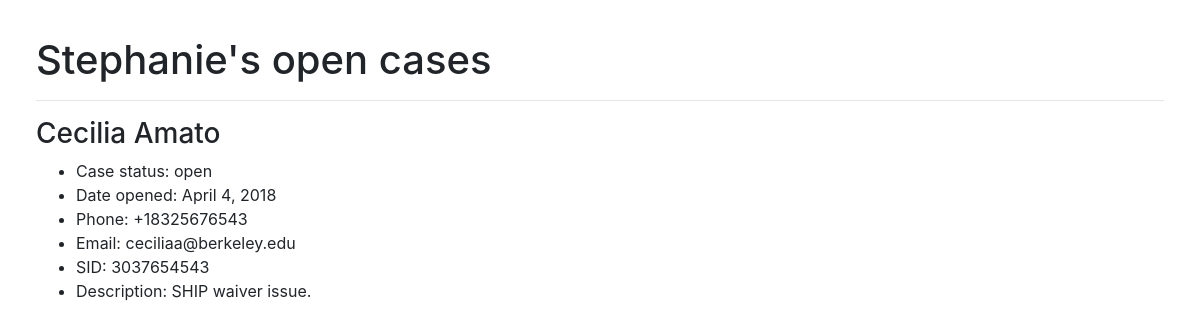
The page /stephanie/ (signed in) on the database its author committed.
### cases/models.py (models this page shows, shortened)
class Person(models.Model):
    division = models.CharField(
        max_length=3,
        choices=DIVISION_CHOICES,
        default=ACADEMIC,
    )
    name = models.CharField(max_length=30)
    slug = models.SlugField(max_length=30, default="")
    account = models.OneToOneField(
        User, on_delete=models.CASCADE, blank=True, null=True)
    class Meta:
        verbose_name = 'Caseworker'

class Case(models.Model):
    client_name = models.CharField(max_length=30)
    client_email = models.EmailField(default="")
    client_phone = PhoneNumberField(default="")
    client_SID = models.CharField(max_length=10, default="")
    incident_description = models.TextField(default="")
    open_date = models.DateField('date case was opened', auto_now_add=True)
    close_date = models.DateField(
        'date case was closed', default=None, blank=True, null=True)
    caseworker = models.ForeignKey(
        Person, on_delete=models.CASCADE, default=None, blank=True, null=True)
    division = models.CharField(
        max_length=3, choices=DIVISION_CHOICES, default=ACADEMIC)
    isOpen = models.BooleanField('case open?', default=True)

### cases/views.py (the view)
# urls.py: path('<str:slug>/', views.PersonDetailView.as_view(), name='detail'),
class PersonDetailView(LoginRequiredMixin, generic.DetailView):
    login_url = 'login/'
    model = Person
    template_name = 'cases/persondetail.html'

### cases/templates/cases/persondetail.html (shortened to what this page needs)
{% extends "cases/base.html" %}
{% load bootstrap4 %}
{% block body %}
	<h1>{{ person.name }}'s open cases</h1>
	{% if user.username == person.name %}
	{% for case in person.case_set.all %}
		{% if case.isOpen %}
		<hr>
		<h3>{{case.client_name}}</h3>
		<ul>
			<li>Case status: {{ case.isOpen|yesno:"open,closed" }}</li>
			<li>Date opened: {{ case.open_date }}</li>
			<li>Phone: {{case.client_phone}}</li>
			<li>Email: {{case.client_email}}</li>
			<li>SID: {{case.client_SID}}</li>
			<li>Description: {{ case.incident_description }}</li>
		</ul>
		{% endif %}
	{% endfor %}
	{% endif %}
{% endblock %}

### cases/static/cases/style.css (style rules this page uses)
body { margin:3%; padding:0; }

### rows shown on the page
Person: name "Stephanie"
Case: client_name "Cecilia Amato", isOpen "open", open_date "April 4, 2018", client_phone "+18325676543", client_email "ceciliaa@berkeley.edu", client_SID "3037654543", incident_description "SHIP waiver issue."
